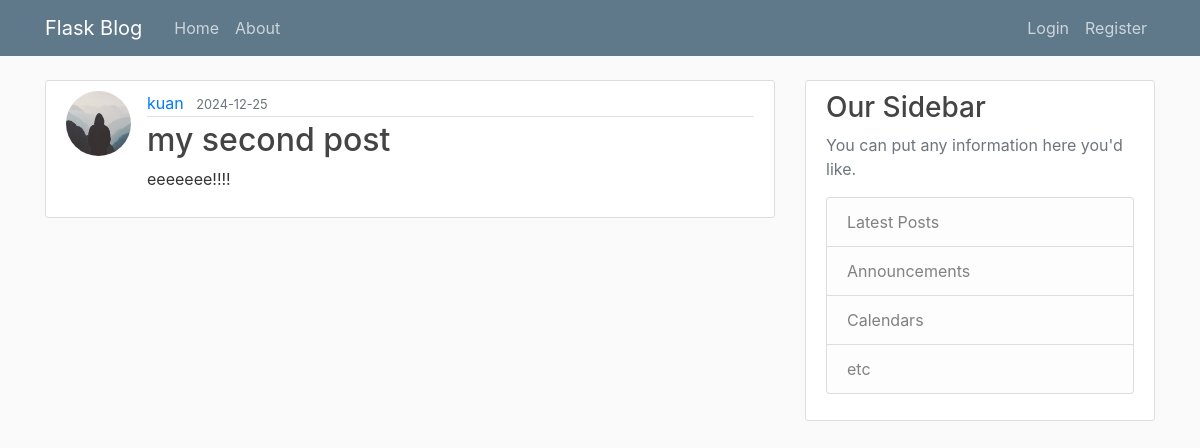
The page /post/2 on the database as committed earlier.
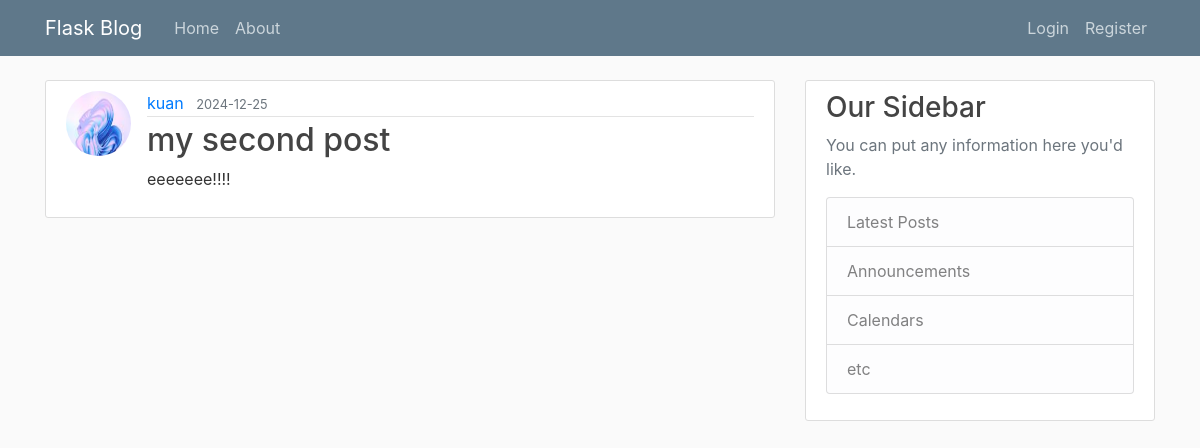
The same page on the database as committed later.
### flaskblog/models.py (models this page shows, shortened)
class User(db.Model, UserMixin):
    id = db.Column(db.Integer, primary_key=True)  # 唯一標識符
    username = db.Column(db.String(20), unique=True, nullable=False)  # 用戶名稱，必須唯一且不可為空
    email = db.Column(db.String(120), unique=True, nullable=False)  # 電子郵件，必須唯一且不可為空
    image_file = db.Column(db.String(20), nullable=False, default='default.jpg')  # 頭像圖片，預設為 default.jpg
    password = db.Column(db.String(60), nullable=False)  # 使用哈希加密後的密碼
    posts = db.relationship('Post', backref='author', lazy=True)  # 與文章模型的關聯，一對多關係

### flaskblog/posts/routes.py (the view)
@posts.route("/post/<int:post_id>")
def post(post_id):
    post = Post.query.get_or_404(post_id)
    form = PostForm()
    return render_template('post.html', title=post.title, post=post, form=form)

### flaskblog/templates/post.html (shortened to what this page needs)
{% extends "layout.html" %}
{% block content %}
  <article class="media content-section">
    <img class="rounded-circle article-img" src="{{ url_for('static', filename='profile_pics/' + post.author.image_file) }}">
    <div class="media-body">
      <div class="article-metadata">
        <a class="mr-2" href="{{ url_for('users.user_posts', username=post.author.username) }}">{{ post.author.username }}</a>
        <small class="text-muted">{{ post.date_posted.strftime('%Y-%m-%d') }}</small>
      </div>
      <h2 class="article-title">{{ post.title }}</h2>
      <p class="article-content">{{ post.content }}</p>
    </div>
  </article>
{% endblock content %}

Rows that differ between the two databases and show on the page:
changed User "kuan": image_file: picture added in place of a placeholder
